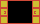

This is a level from a 2D game, rendered from its Tiled map with the project's own tilesets. A one-line summary and the complete map file follow:
An orthogonal 5x3 tile map with 8x8 px tiles, 1 tile layer (namtbl).

<map version="1.5" tiledversion="1.5.0" orientation="orthogonal" renderorder="right-down" width="5" height="3" tilewidth="8" tileheight="8" infinite="0" nextlayerid="2" nextobjectid="1">
 <tileset firstgid="1" name="charset" tilewidth="8" tileheight="8" tilecount="256" columns="32">
  <image source="charset@6000.namtbl.png" width="256" height="64" />
 </tileset>
 <layer id="1" name="namtbl" width="5" height="3">
  <data encoding="csv">
185,140,140,140,185,
182,129,129,129,178,
185,134,134,134,185
</data>
 </layer>
</map>
